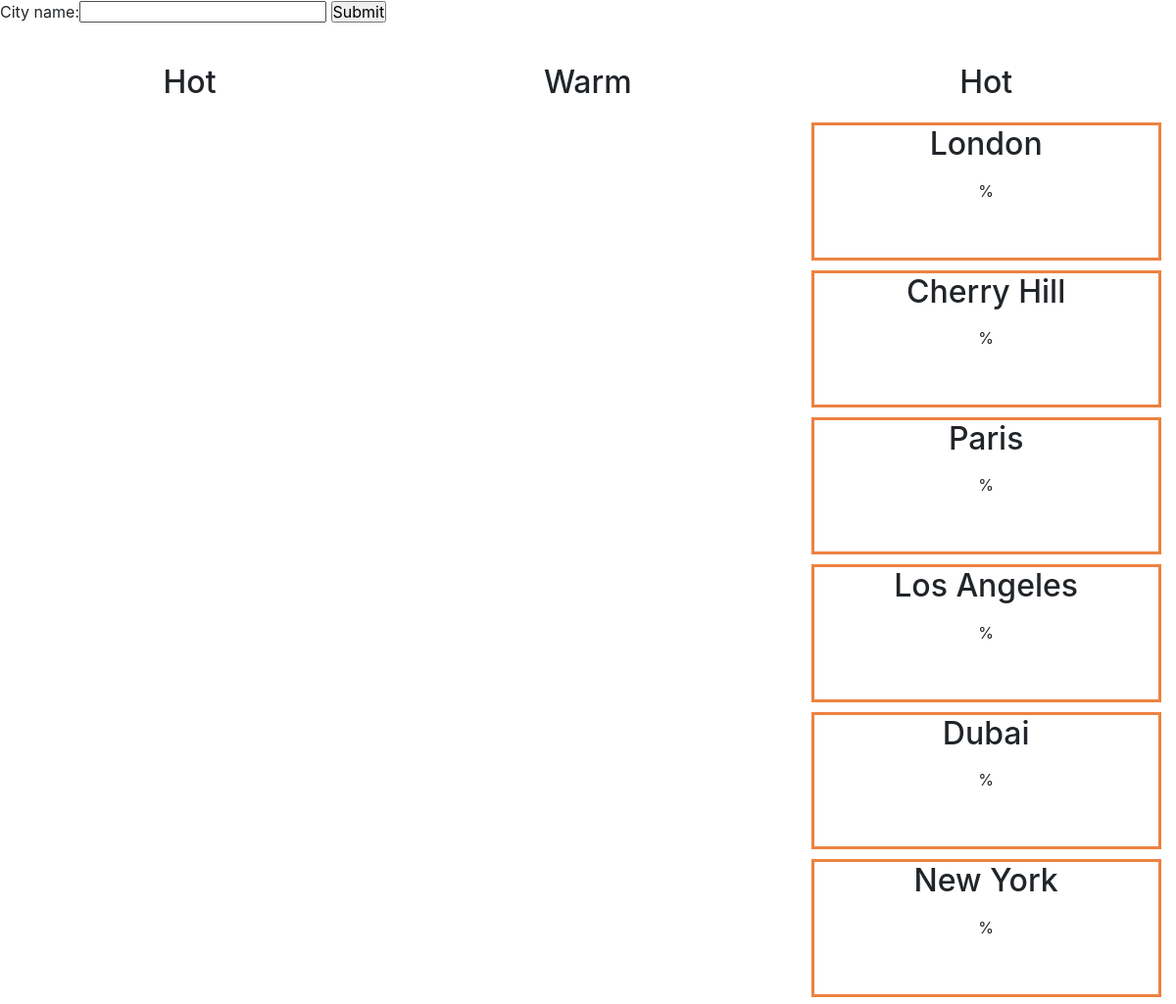
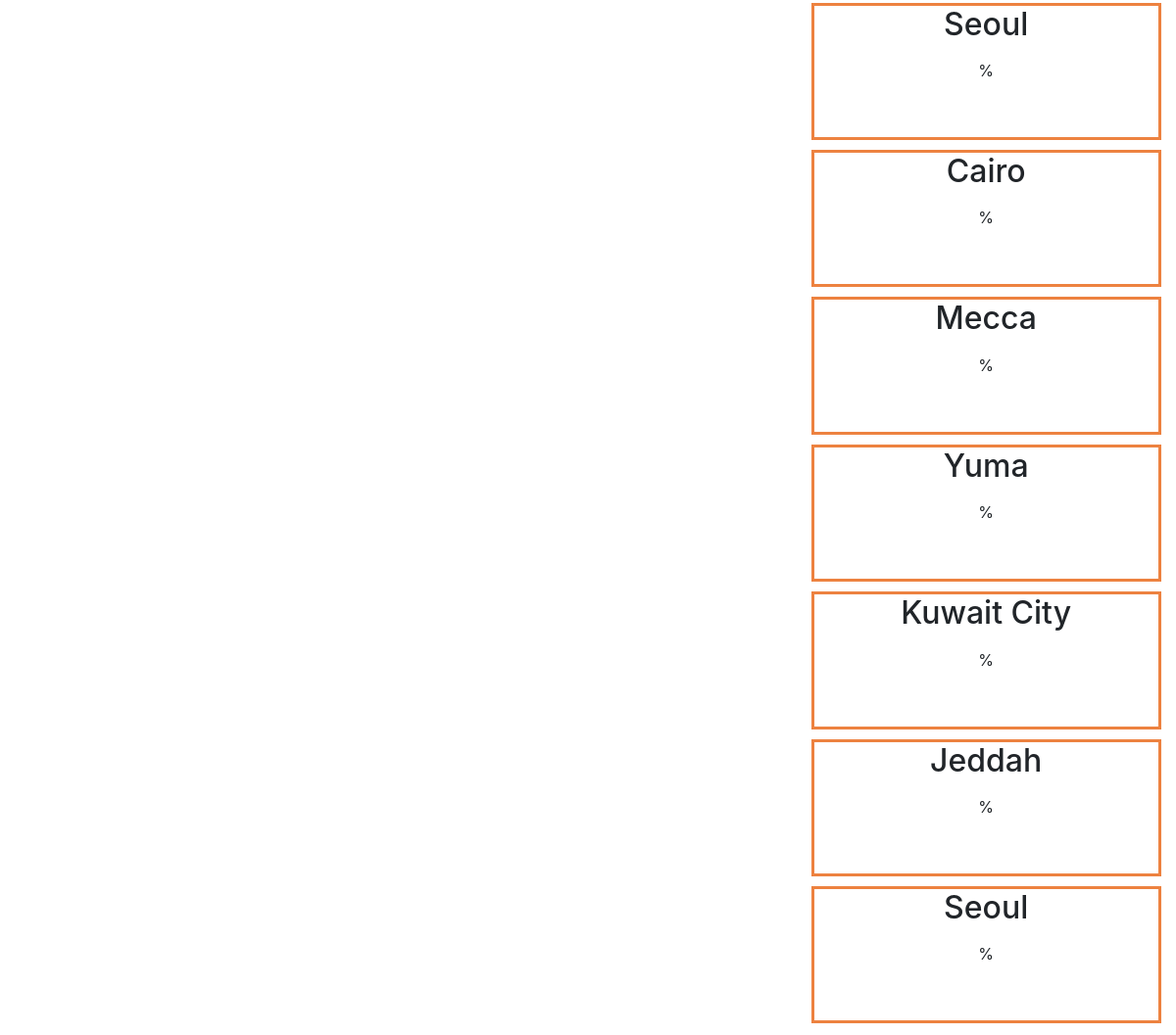
The page / on the database its author committed (2 pictures, top to bottom).
### api_app/models.py (models this page shows, shortened)
class City(models.Model):
    city_name = models.CharField(max_length=30)
    class Meta:
        verbose_name_plural = 'Cities'

### api_app/views.py (the view)
# urls.py: path('', views.index, name='index'),
def index(request):
    url = 'http://api.openweathermap.org/data/2.5/weather?q={}&units=imperial&APPID=300643401e394f710740603cbc8f63c4'
    icon_url = 'http://openweathermap.org/img/w/{}.png'
    form = CityForm()
    if request.method == 'POST':
        form = CityForm(request.POST)
        form.save()
        return HttpResponseRedirect(reverse('index'))
    cities = City.objects.all()
    hot_city = []
    warm_city = []
    cold_city = []
    """Appending each city data dict in the DB to either hold,warm, or cold city list"""
    for city in cities:
        city_name = city.city_name
        detail_city_weather = requests.get(url.format(city_name)).json()
        temp = detail_city_weather['main']['temp']
        icon_img = icon_url.format(detail_city_weather['weather'][0]['icon'])
        city_data = {
            'city_name':city_name,
            'temp':temp,
            'humidity':str(detail_city_weather['main']['humidity'])+'%',
            'description':detail_city_weather['weather'][0]['description'],
            'icon':icon_img
        }
        if temp <= 40:
            cold_city.append(city_data)
        elif temp > 40 and temp <= 65:
            warm_city.append(city_data)
        else:
            hot_city.append(city_data)
    context = {'cold_city':cold_city, 'warm_city':warm_city, 'hot_city': hot_city, 'form':form}
    return render(request, 'api_app/index.html', context)

### api_app/forms.py
class CityForm(forms.ModelForm):
    class Meta:
        model = City
        fields = ['city_name']

### api_app/templates/api_app/index.html (shortened to what this page needs)
{% extends 'api_app/base.html' %}
{% block content %}
<form action="" method="post">
    {{ form }}
<input type="submit" value="Submit">
</form>
<section class='weather-section-2 group'>
    <div class="col span-1-of-3 weather-part-2">
        <h1>Hot</h1>
    </div>
    <div class="col span-1-of-3 weather-part">
        <h1>Warm</h1>
    </div>
    <div class="col span-1-of-3 weather-part-2">
        <h1>Hot</h1>
        {% for city in hot_city %}
        <div class="weather-box-2">
            <h2>{{ city.city_name }}</h2>
            <p>{{ city.humidity }}</p>
            <p><img src="{{ city.icon }}" alt=""></p>
        </div>
        {% endfor %}
    </div>
</section>
{% endblock %}

### api_app/templates/api_app/base.html (shortened to what this page needs)
<!DOCTYPE html>
{% load staticfiles %}
<html lang="en" dir="ltr">
  <head>
  <link rel="stylesheet" href="https://stackpath.bootstrapcdn.com/bootstrap/4.4.1/css/bootstrap.min.css">
  <link rel="stylesheet" href="{% static 'api_app/css/style.css' %}">
  <link rel="stylesheet" href="{% static 'api_app/vendor/css/grid.css'%}">
  <link rel="stylesheet" href="{% static 'api_app/vendor/css/normalize.css'%}">
  </head>
  <body>
    {% block content %}
    {% endblock %}
  </body>
</html>

### api_app/static/api_app/css/style.css (style rules this page uses)
* { margin: 0; padding: 0; box-sizing: border-box; }
html { color: black; font-family: 'Lato', 'Arial', 'sans-serif'; font-weight: 300; font-size: 1em; text-rendering: optimizeLegibility; background-color: #ffffff; }
.weather-section-2 { text-align: center; }
.weather-box-2 { border: 3px solid #ed8240; margin-left: auto; margin-right: auto; margin-top: 10px; }

### rows shown on the page
City: city_name "London"
City: city_name "Cherry Hill"
City: city_name "Paris"
City: city_name "Los Angeles"
City: city_name "Dubai"
City: city_name "New York"
City: city_name "Seoul"
City: city_name "Cairo"
City: city_name "Mecca"
City: city_name "Yuma"
City: city_name "Kuwait City"
City: city_name "Jeddah"
City: city_name "Seoul"

### other values the page prints
{{ city.humidity }} "%" "%" "%" "%" "%" "%" "%" "%" "%" "%" "%" "%" "%"
